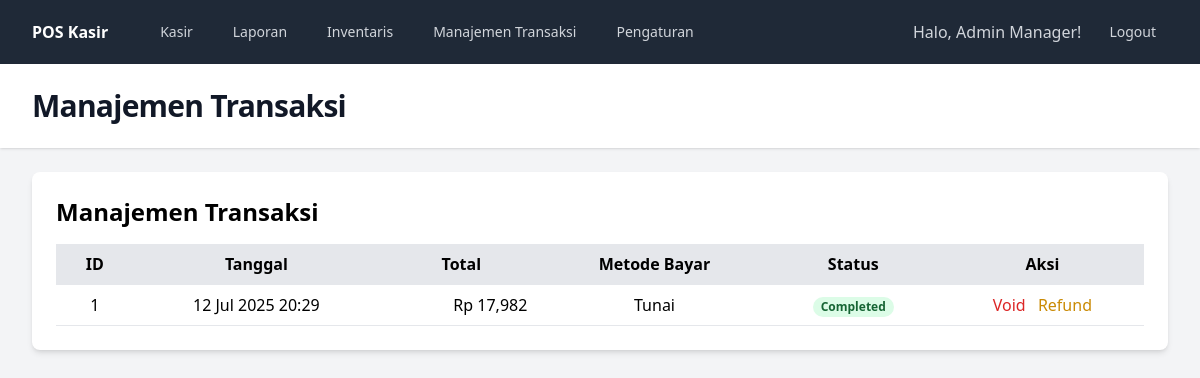
The app's page /reports/transactions (signed in), older data.
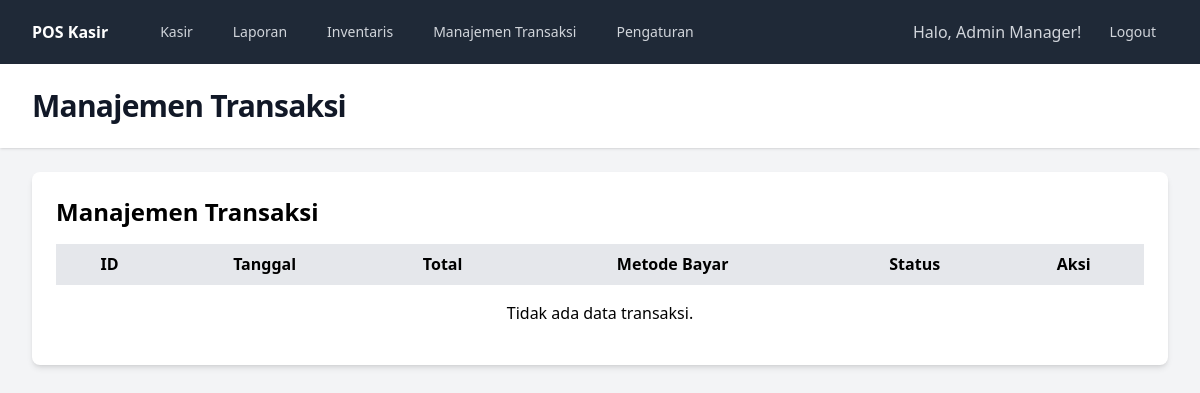
The same page, newer data.
### tables this page shows
CREATE TABLE transactions (
    id INTEGER PRIMARY KEY AUTOINCREMENT,
    employee_id INTEGER NOT NULL,
    final_amount REAL NOT NULL,
    payment_method TEXT NOT NULL,
    status TEXT DEFAULT 'Completed',
    transaction_date DATETIME DEFAULT CURRENT_TIMESTAMP,
    FOREIGN KEY (employee_id) REFERENCES employees(id)
);

### src/views/reports/transactions.php (the view, shortened to what this page needs)
<div class="bg-white p-6 rounded-lg shadow-md">
    <h2 class="text-2xl font-bold mb-4">Manajemen Transaksi</h2>
    <div class="overflow-x-auto">
        <table class="min-w-full bg-white">
            <thead class="bg-gray-200">
                <tr>
                    <th class="py-2 px-4 border-b">ID</th>
                    <th class="py-2 px-4 border-b">Tanggal</th>
                    <th class="py-2 px-4 border-b">Total</th>
                    <th class="py-2 px-4 border-b">Metode Bayar</th>
                    <th class="py-2 px-4 border-b">Status</th>
                    <th class="py-2 px-4 border-b">Aksi</th>
                </tr>
            </thead>
            <tbody>
                <?php foreach ($transactions as $tx): ?>
                <tr class="hover:bg-gray-50">
                    <td class="py-2 px-4 border-b text-center"><?= $tx['id'] ?></td>
                    <td class="py-2 px-4 border-b text-center"><?= date('d M Y H:i', strtotime($tx['transaction_date'])) ?></td>
                    <td class="py-2 px-4 border-b text-right">Rp <?= number_format($tx['final_amount']) ?></td>
                    <td class="py-2 px-4 border-b text-center"><?= htmlspecialchars($tx['payment_method']) ?></td>
                    <td class="py-2 px-4 border-b text-center">
                        <span class="px-2 inline-flex text-xs leading-5 font-semibold rounded-full
                            <?= $tx['status'] === 'Completed' ? 'bg-green-100 text-green-800' : '' ?>
                            <?= $tx['status'] === 'Voided' ? 'bg-red-100 text-red-800' : '' ?>
                            <?= $tx['status'] === 'Refunded' ? 'bg-yellow-100 text-yellow-800' : '' ?>
                        ">
                            <?= htmlspecialchars($tx['status']) ?>
                        </span>
                    </td>
                    <td class="py-2 px-4 border-b text-center">
                        <?php if ($tx['status'] === 'Completed'): ?>
                        <form action="/void-transaction" method="POST" class="inline" onsubmit="return confirm('Anda yakin ingin membatalkan transaksi ini?');">
                            <button type="submit" class="text-red-600 hover:text-red-900">Void</button>
                        </form>
                        <form action="/refund-transaction" method="POST" class="inline ml-2" onsubmit="return confirm('Anda yakin ingin me-refund transaksi ini?');">
                            <button type="submit" class="text-yellow-600 hover:text-yellow-900">Refund</button>
                        </form>
                        <?php else: ?>
                        -
                        <?php endif; ?>
                    </td>
                </tr>
                <?php endforeach; ?>
                 <?php if (empty($transactions)): ?>
                    <tr>
                        <td colspan="6" class="text-center py-4">Tidak ada data transaksi.</td>
                    </tr>
                <?php endif; ?>
            </tbody>
        </table>
    </div>
</div>

Row changes from the older to the newer data that the page shows:
removed transactions: id "1", transaction_date "12 Jul 2025 20:29", final_amount "17,982", payment_method "Tunai", status "Completed"
Text that changed along with them:
text now shown: "Tidak ada data transaksi."
